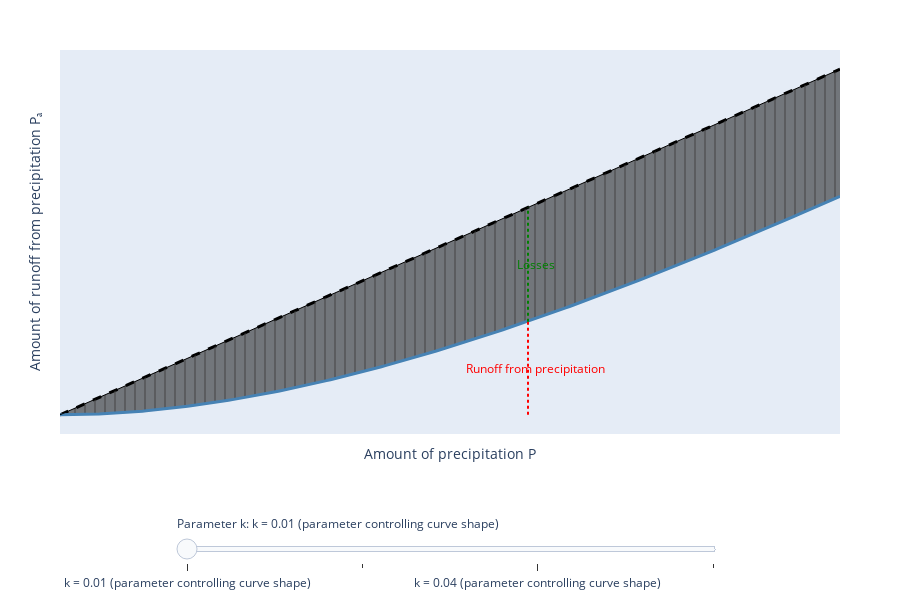

Notebook source saved alongside this figure:
### Markdown cell above
## Runoff from Precipitation

### "Losses"

As mentioned earlier, several loss processes can be identified regarding the runoff from precipitation (or: *effective precipitation*). Strictly speaking, there is no actual loss in the hydrological cycle since water is never truly lost. However, the term "loss" is often used when referring to specific mechanisms, such as river discharge. These "losses" represent the difference between the actual precipitation $P$ and the runoff from effective precipitation $P_a$, and they consist of:

- Evaporation $E_i$;
- Surface storage increase in the catchment $\displaystyle \frac{\mathrm{d}S_s}{\mathrm{d}t}$ or ponding;
- Infiltration $I$

```{note}
When we are looking at short timescales, infiltation is a loss. For longer timescales, however, infiltration is only a loss if it is evaporated by transpiration or soil evaporation, but it is not a loss if it recharges the groundwater and contributes to baseflow.
```


The effective precipitation is expressed as $P_a$ and can be calculated using the following equation:

$$
P_a=P-E_i-\frac{\mathrm{d}S_s}{\mathrm{d}t}-I \quad \text{[L/T]}
$$ (runoffprec)

The variation of the so-called "losses" (which actually represent interception, infiltration, and ponding) can be represented by the amount of effective precipitation $P_a$ as a function of the amount of precipitation $P$ ({numref}`relatieneerslagenafvoerbareneerslag`).

The behavior of the individual loss components strongly depends on the intensity and duration of a rainfall event and the characteristics of the catchment. {numref}`relatieneerslagenafvoerbareneerslag` shows that the proportion of "losses" decreases as the amount of precipitation increases. This is logical considering that the water retention capacity of an area decreases as more water is already retained.

### Code cell
import numpy as np
import plotly.graph_objects as go
import plotly.io as pio

# ------------------------------
# 0) SET A RENDERER COMPATIBLE WITH JUPYTERBOOK
# ------------------------------
pio.renderers.default = 'plotly_mimetype'
# Alternatively, 'notebook_connected' can also work for some JupyterBook setups.

# ------------------------------
# 1) MODEL: runoff vs precipitation
# ------------------------------
def runoff_curve(P, k=0.01):
    """
    Example runoff function:
        R(P) = P * (1 - exp(-k*P))
    Replace with your own formula if desired.
    """
    return P * (1.0 - np.exp(-k * P))

# ------------------------------
# 2) RANGE OF P AND k VALUES
# ------------------------------
P_vals = np.linspace(0, 100, 200)   # precipitation domain (0..100, abstract units)
k_values = [0.01, 0.02, 0.04, 0.08] # distinct parameter values
P_star = 60.0                       # point at which we draw vertical lines

# Precompute the runoff for each k
runoff_data = {k: runoff_curve(P_vals, k) for k in k_values}

# ------------------------------
# 3) BUILD FIGURE & LEGEND TRACES
# ------------------------------
fig = go.Figure()

# --- Add "dummy" traces for legend entries (so user sees them even when slider changes) ---
fig.add_trace(go.Scatter(
    x=[], y=[], mode='lines',
    line=dict(width=3, color='black', dash='dash'),
    name='Total precipitation (P)'
))
fig.add_trace(go.Scatter(
    x=[], y=[], mode='lines',
    line=dict(width=3, color='steelblue'),
    name='Runoff from precipitation'
))
fig.add_trace(go.Scatter(
    x=[], y=[], mode='lines',
    fill='tonexty',
    fillpattern=dict(shape='|'),
    line=dict(width=1, color='black'),
    name='Losses'
))

def make_traces_for_k(k):
    """Return three traces: dashed top line P, runoff curve, and the fill area for losses."""
    R_k = runoff_data[k]
    top_line = go.Scatter(
        x=P_vals,
        y=P_vals,
        mode='lines',
        line=dict(width=3, color='black', dash='dash'),
        showlegend=False
    )
    runoff_line = go.Scatter(
        x=P_vals,
        y=R_k,
        mode='lines',
        line=dict(width=3, color='steelblue'),
        showlegend=False
    )
    losses_area = go.Scatter(
        x=P_vals,
        y=P_vals,
        mode='lines',
        fill='tonexty',          # fill down to the next trace (runoff_line)
        fillpattern=dict(shape='|'),
        line=dict(width=1, color='black'),
        showlegend=False
    )
    return [top_line, runoff_line, losses_area]

start_idx = len(fig.data)
for k in k_values:
    tlist = make_traces_for_k(k)
    for t in tlist:
        t.visible = False
        fig.add_trace(t)

# ------------------------------
# 4) VERTICAL LINES (Losses & Runoff) FOR EACH k
# ------------------------------
lines_and_annots = {}
for k in k_values:
    R_array = runoff_data[k]
    idx_star = (np.abs(P_vals - P_star)).argmin()
    R_star = R_array[idx_star]
    
    shape_runoff = dict(
        type='line', xref='x', yref='y',
        x0=P_star, x1=P_star, y0=0, y1=R_star,
        line=dict(width=2, color='red', dash='dot')
    )
    shape_losses = dict(
        type='line', xref='x', yref='y',
        x0=P_star, x1=P_star, y0=R_star, y1=P_star,
        line=dict(width=2, color='green', dash='dot')
    )
    annot_runoff = dict(
        x=P_star+1, y=R_star/2,   # midpoint
        xref='x',   yref='y',
        text="Runoff from precipitation",
        showarrow=False,
        font=dict(color='red', size=12)
    )
    annot_losses = dict(
        x=P_star+1, y=(R_star + P_star)/2,
        xref='x',   yref='y',
        text="Losses",
        showarrow=False,
        font=dict(color='green', size=12)
    )
    lines_and_annots[k] = ([shape_runoff, shape_losses], [annot_runoff, annot_losses])

# ------------------------------
# 5) SLIDER STEPS => controlling visibility
# ------------------------------
offset = 3
traces_per_k = 3
slider_steps = []

for i, k in enumerate(k_values):
    vis = [False] * len(fig.data)
    for d_ in range(3):
        vis[d_] = True
    idx_start = offset + i * traces_per_k
    idx_end   = idx_start + traces_per_k
    for j in range(idx_start, idx_end):
        vis[j] = True
    
    shape_list, annot_list = lines_and_annots[k]
    
    step = dict(
        method="update",
        label=f"k = {k} (parameter controlling curve shape)",
        args=[
            {"visible": vis},
            {"shapes": shape_list, "annotations": annot_list}
        ]
    )
    slider_steps.append(step)

default_k_index = 0
init_visibility = [False] * len(fig.data)
for d_ in range(3):
    init_visibility[d_] = True
idx0_start = offset + default_k_index * traces_per_k
idx0_end   = idx0_start + traces_per_k
for j in range(idx0_start, idx0_end):
    init_visibility[j] = True

init_shapes, init_annots = lines_and_annots[k_values[default_k_index]]

slider = dict(
    active=default_k_index,
    currentvalue={"prefix": "Parameter k: "},
    steps=slider_steps,
    x=0.15,
    y=-0.15,
    len=0.7,
)

fig.update_layout(
    sliders=[slider],
    shapes=init_shapes,
    annotations=init_annots
)

for i, _ in enumerate(fig.data):
    fig.data[i].visible = init_visibility[i]

# ------------------------------
# 6) STYLE FOR ABSTRACT LOOK
# ------------------------------
fig.update_layout(
    width=900, height=600,
    xaxis=dict(
        title="Amount of precipitation P",
        showgrid=False,
        zeroline=False,
        showticklabels=False
    ),
    yaxis=dict(
        title="Amount of runoff from precipitation Pₐ",
        showgrid=False,
        zeroline=False,
        showticklabels=False
    ),
    margin=dict(l=60, r=60, t=50, b=50)
)

# ------------------------------
# 7) SHOW FIGURE
# ------------------------------
fig.show()

### Figure 1 — Plotly figure (JSON) as saved in the notebook; plotly's stock layout.template omitted (floating-point values rounded to 4 significant figures; data arrays with more than 128 entries replaced by an {"elided": "..."} marker saying what was removed)
{"data": [{"line": {"color": "black", "dash": "dash", "width": 3}, "mode": "lines", "name": "Total precipitation (P)", "type": "scatter", "visible": true, "x": [], "y": []}, {"line": {"color": "steelblue", "width": 3}, "mode": "lines", "name": "Runoff from precipitation", "type": "scatter", "visible": true, "x": [], "y": []}, {"fill": "tonexty", "fillpattern": {"shape": "|"}, "line": {"color": "black", "width": 1}, "mode": "lines", "name": "Losses", "type": "scatter", "visible": true, "x": [], "y": []}, {"line": {"color": "black", "dash": "dash", "width": 3}, "mode": "lines", "showlegend": false, "type": "scatter", "visible": true, "x": {"elided": "200 float values"}, "y": {"elided": "200 float values"}}, {"line": {"color": "steelblue", "width": 3}, "mode": "lines", "showlegend": false, "type": "scatter", "visible": true, "x": {"elided": "200 float values"}, "y": {"elided": "200 float values"}}, {"fill": "tonexty", "fillpattern": {"shape": "|"}, "line": {"color": "black", "width": 1}, "mode": "lines", "showlegend": false, "type": "scatter", "visible": true, "x": {"elided": "200 float values"}, "y": {"elided": "200 float values"}}, {"line": {"color": "black", "dash": "dash", "width": 3}, "mode": "lines", "showlegend": false, "type": "scatter", "visible": false, "x": {"elided": "200 float values"}, "y": {"elided": "200 float values"}}, {"line": {"color": "steelblue", "width": 3}, "mode": "lines", "showlegend": false, "type": "scatter", "visible": false, "x": {"elided": "200 float values"}, "y": {"elided": "200 float values"}}, {"fill": "tonexty", "fillpattern": {"shape": "|"}, "line": {"color": "black", "width": 1}, "mode": "lines", "showlegend": false, "type": "scatter", "visible": false, "x": {"elided": "200 float values"}, "y": {"elided": "200 float values"}}, {"line": {"color": "black", "dash": "dash", "width": 3}, "mode": "lines", "showlegend": false, "type": "scatter", "visible": false, "x": {"elided": "200 float values"}, "y": {"elided": "200 float values"}}, {"line": {"color": "steelblue", "width": 3}, "mode": "lines", "showlegend": false, "type": "scatter", "visible": false, "x": {"elided": "200 float values"}, "y": {"elided": "200 float values"}}, {"fill": "tonexty", "fillpattern": {"shape": "|"}, "line": {"color": "black", "width": 1}, "mode": "lines", "showlegend": false, "type": "scatter", "visible": false, "x": {"elided": "200 float values"}, "y": {"elided": "200 float values"}}, {"line": {"color": "black", "dash": "dash", "width": 3}, "mode": "lines", "showlegend": false, "type": "scatter", "visible": false, "x": {"elided": "200 float values"}, "y": {"elided": "200 float values"}}, {"line": {"color": "steelblue", "width": 3}, "mode": "lines", "showlegend": false, "type": "scatter", "visible": false, "x": {"elided": "200 float values"}, "y": {"elided": "200 float values"}}, {"fill": "tonexty", "fillpattern": {"shape": "|"}, "line": {"color": "black", "width": 1}, "mode": "lines", "showlegend": false, "type": "scatter", "visible": false, "x": {"elided": "200 float values"}, "y": {"elided": "200 float values"}}], "layout": {"annotations": [{"font": {"color": "red", "size": 12}, "showarrow": false, "text": "Runoff from precipitation", "x": 61, "xref": "x", "y": 13.46, "yref": "y"}, {"font": {"color": "green", "size": 12}, "showarrow": false, "text": "Losses", "x": 61, "xref": "x", "y": 43.46, "yref": "y"}], "height": 600, "margin": {"b": 50, "l": 60, "r": 60, "t": 50}, "shapes": [{"line": {"color": "red", "dash": "dot", "width": 2}, "type": "line", "x0": 60, "x1": 60, "xref": "x", "y0": 0, "y1": 26.91, "yref": "y"}, {"line": {"color": "green", "dash": "dot", "width": 2}, "type": "line", "x0": 60, "x1": 60, "xref": "x", "y0": 26.91, "y1": 60, "yref": "y"}], "sliders": [{"active": 0, "currentvalue": {"prefix": "Parameter k: "}, "len": 0.7, "steps": [{"args": [{"visible": [true, true, true, true, true, true, false, false, false, false, false, false, false, false, false]}, {"annotations": [{"font": {"color": "red", "size": 12}, "showarrow": false, "text": "Runoff from precipitation", "x": 61, "xref": "x", "y": 13.46, "yref": "y"}, {"font": {"color": "green", "size": 12}, "showarrow": false, "text": "Losses", "x": 61, "xref": "x", "y": 43.46, "yref": "y"}], "shapes": [{"line": {"color": "red", "dash": "dot", "width": 2}, "type": "line", "x0": 60, "x1": 60, "xref": "x", "y0": 0, "y1": 26.91, "yref": "y"}, {"line": {"color": "green", "dash": "dot", "width": 2}, "type": "line", "x0": 60, "x1": 60, "xref": "x", "y0": 26.91, "y1": 60, "yref": "y"}]}], "label": "k = 0.01 (parameter controlling curve shape)", "method": "update"}, {"args": [{"visible": [true, true, true, false, false, false, true, true, true, false, false, false, false, false, false]}, {"annotations": [{"font": {"color": "red", "size": 12}, "showarrow": false, "text": "Runoff from precipitation", "x": 61, "xref": "x", "y": 20.86, "yref": "y"}, {"font": {"color": "green", "size": 12}, "showarrow": false, "text": "Losses", "x": 61, "xref": "x", "y": 50.86, "yref": "y"}], "shapes": [{"line": {"color": "red", "dash": "dot", "width": 2}, "type": "line", "x0": 60, "x1": 60, "xref": "x", "y0": 0, "y1": 41.72, "yref": "y"}, {"line": {"color": "green", "dash": "dot", "width": 2}, "type": "line", "x0": 60, "x1": 60, "xref": "x", "y0": 41.72, "y1": 60, "yref": "y"}]}], "label": "k = 0.02 (parameter controlling curve shape)", "method": "update"}, {"args": [{"visible": [true, true, true, false, false, false, false, false, false, true, true, true, false, false, false]}, {"annotations": [{"font": {"color": "red", "size": 12}, "showarrow": false, "text": "Runoff from precipitation", "x": 61, "xref": "x", "y": 27.17, "yref": "y"}, {"font": {"color": "green", "size": 12}, "showarrow": false, "text": "Losses", "x": 61, "xref": "x", "y": 57.17, "yref": "y"}], "shapes": [{"line": {"color": "red", "dash": "dot", "width": 2}, "type": "line", "x0": 60, "x1": 60, "xref": "x", "y0": 0, "y1": 54.33, "yref": "y"}, {"line": {"color": "green", "dash": "dot", "width": 2}, "type": "line", "x0": 60, "x1": 60, "xref": "x", "y0": 54.33, "y1": 60, "yref": "y"}]}], "label": "k = 0.04 (parameter controlling curve shape)", "method": "update"}, {"args": [{"visible": [true, true, true, false, false, false, false, false, false, false, false, false, true, true, true]}, {"annotations": [{"font": {"color": "red", "size": 12}, "showarrow": false, "text": "Runoff from precipitation", "x": 61, "xref": "x", "y": 29.65, "yref": "y"}, {"font": {"color": "green", "size": 12}, "showarrow": false, "text": "Losses", "x": 61, "xref": "x", "y": 59.65, "yref": "y"}], "shapes": [{"line": {"color": "red", "dash": "dot", "width": 2}, "type": "line", "x0": 60, "x1": 60, "xref": "x", "y0": 0, "y1": 59.3, "yref": "y"}, {"line": {"color": "green", "dash": "dot", "width": 2}, "type": "line", "x0": 60, "x1": 60, "xref": "x", "y0": 59.3, "y1": 60, "yref": "y"}]}], "label": "k = 0.08 (parameter controlling curve shape)", "method": "update"}], "x": 0.15, "y": -0.15}], "width": 900, "xaxis": {"showgrid": false, "showticklabels": false, "title": {"text": "Amount of precipitation P"}, "zeroline": false}, "yaxis": {"showgrid": false, "showticklabels": false, "title": {"text": "Amount of runoff from precipitation Pₐ"}, "zeroline": false}}}
